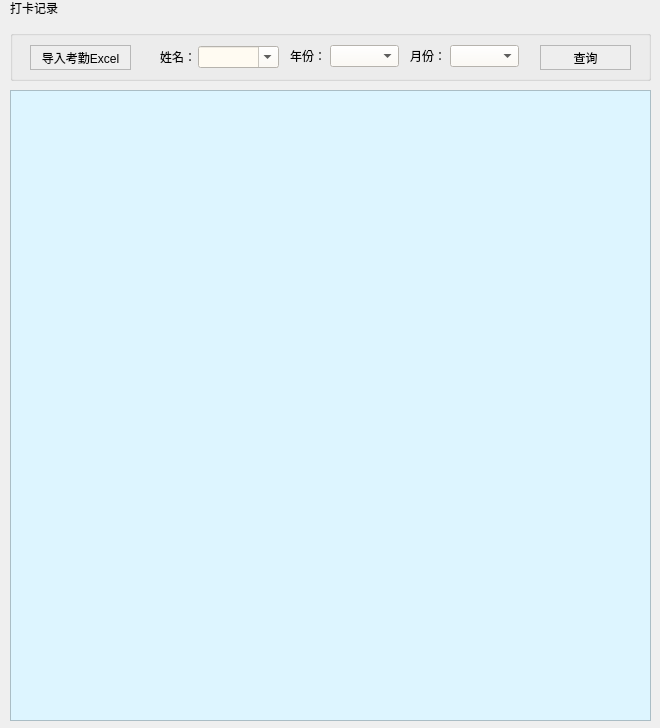
<?xml version="1.0" encoding="UTF-8"?>
<ui version="4.0">
 <class>DaKaRecord</class>
 <widget class="QWidget" name="DaKaRecord">
  <property name="geometry">
   <rect>
    <x>0</x>
    <y>0</y>
    <width>660</width>
    <height>728</height>
   </rect>
  </property>
  <property name="windowTitle">
   <string>Form</string>
  </property>
  <widget class="QPushButton" name="pushButton_min">
   <property name="geometry">
    <rect>
     <x>620</x>
     <y>0</y>
     <width>24</width>
     <height>16</height>
    </rect>
   </property>
   <property name="minimumSize">
    <size>
     <width>0</width>
     <height>16</height>
    </size>
   </property>
   <property name="styleSheet">
    <string notr="true">QPushButton
{
background-image: url(:/images/min_first.png);
background-repeat:no-repeat;
background-position:center center;
border:none;

}

QPushButton:hover{
background-image: url(:/images/min_after.png);
background-repeat:no-repeat;
background-position:center center;


}</string>
   </property>
   <property name="text">
    <string/>
   </property>
  </widget>
  <widget class="QPushButton" name="pushButton_close">
   <property name="geometry">
    <rect>
     <x>640</x>
     <y>0</y>
     <width>24</width>
     <height>16</height>
    </rect>
   </property>
   <property name="minimumSize">
    <size>
     <width>0</width>
     <height>16</height>
    </size>
   </property>
   <property name="styleSheet">
    <string notr="true">QPushButton
{
background-image: url(:/images/close_first.png);
background-repeat:no-repeat;
background-position:center center;
border:none;

}

QPushButton:hover{

	
	background-image: url(:/images/close_after.png);
background-repeat:no-repeat;
background-position:center center;


}</string>
   </property>
   <property name="text">
    <string/>
   </property>
  </widget>
  <widget class="QLabel" name="label">
   <property name="geometry">
    <rect>
     <x>10</x>
     <y>0</y>
     <width>54</width>
     <height>16</height>
    </rect>
   </property>
   <property name="text">
    <string>打卡记录</string>
   </property>
  </widget>
  <widget class="QGroupBox" name="groupBox">
   <property name="geometry">
    <rect>
     <x>10</x>
     <y>30</y>
     <width>641</width>
     <height>51</height>
    </rect>
   </property>
   <property name="title">
    <string/>
   </property>
   <widget class="QPushButton" name="pushButton_inputExcel">
    <property name="geometry">
     <rect>
      <x>20</x>
      <y>15</y>
      <width>101</width>
      <height>25</height>
     </rect>
    </property>
    <property name="styleSheet">
     <string notr="true">QPushButton#pushButton_inputExcel
{
    color:black;
    background-color:rgb(238 , 238 , 238);
    border: 1px solid rgb(183 , 183 , 183);
}

QPushButton#pushButton_inputExcel:hover
{
    color:black;
    background-color:rgb(228 , 240 , 250);
    border: 1px solid rgb(15 , 150 , 255);
}

QPushButton#pushButton_inputExcel:pressed
{
    color:black;
    background-color:rgb(204 , 228 , 247);
    border: 1px solid rgb(1 , 84 , 153);
    padding-left:3px;
    padding-top:3px;
}</string>
    </property>
    <property name="text">
     <string>导入考勤Excel</string>
    </property>
   </widget>
   <widget class="QLabel" name="label_3">
    <property name="geometry">
     <rect>
      <x>280</x>
      <y>15</y>
      <width>51</width>
      <height>21</height>
     </rect>
    </property>
    <property name="text">
     <string>年份：</string>
    </property>
   </widget>
   <widget class="QComboBox" name="comboBox_year">
    <property name="geometry">
     <rect>
      <x>320</x>
      <y>15</y>
      <width>69</width>
      <height>22</height>
     </rect>
    </property>
    <property name="styleSheet">
     <string notr="true">background-color: rgb(255, 251, 242);</string>
    </property>
   </widget>
   <widget class="QLabel" name="label_4">
    <property name="geometry">
     <rect>
      <x>400</x>
      <y>15</y>
      <width>31</width>
      <height>21</height>
     </rect>
    </property>
    <property name="text">
     <string>月份：</string>
    </property>
   </widget>
   <widget class="QPushButton" name="pushButton_search">
    <property name="geometry">
     <rect>
      <x>530</x>
      <y>15</y>
      <width>91</width>
      <height>25</height>
     </rect>
    </property>
    <property name="styleSheet">
     <string notr="true">QPushButton#pushButton_search
{
    color:black;
    background-color:rgb(238 , 238 , 238);
    border: 1px solid rgb(183 , 183 , 183);
}

QPushButton#pushButton_search:hover
{
    color:black;
    background-color:rgb(228 , 240 , 250);
    border: 1px solid rgb(15 , 150 , 255);
}

QPushButton#pushButton_search:pressed
{
    color:black;
    background-color:rgb(204 , 228 , 247);
    border: 1px solid rgb(1 , 84 , 153);
    padding-left:3px;
    padding-top:3px;
}</string>
    </property>
    <property name="text">
     <string>查询</string>
    </property>
   </widget>
   <widget class="QComboBox" name="comboBox_mouth">
    <property name="geometry">
     <rect>
      <x>440</x>
      <y>15</y>
      <width>69</width>
      <height>22</height>
     </rect>
    </property>
    <property name="styleSheet">
     <string notr="true">background-color: rgb(255, 251, 242);</string>
    </property>
   </widget>
   <widget class="QComboBox" name="comboBox_name">
    <property name="geometry">
     <rect>
      <x>188</x>
      <y>16</y>
      <width>81</width>
      <height>22</height>
     </rect>
    </property>
    <property name="styleSheet">
     <string notr="true">background-color: rgb(255, 251, 242);</string>
    </property>
    <property name="editable">
     <bool>true</bool>
    </property>
   </widget>
   <widget class="QLabel" name="label_5">
    <property name="geometry">
     <rect>
      <x>150</x>
      <y>16</y>
      <width>31</width>
      <height>21</height>
     </rect>
    </property>
    <property name="text">
     <string>姓名：</string>
    </property>
   </widget>
  </widget>
  <widget class="QTableWidget" name="tableWidget">
   <property name="geometry">
    <rect>
     <x>10</x>
     <y>90</y>
     <width>641</width>
     <height>631</height>
    </rect>
   </property>
   <property name="styleSheet">
    <string notr="true">background-color: rgb(221, 245, 255);</string>
   </property>
  </widget>
 </widget>
 <resources/>
 <connections/>
</ui>
